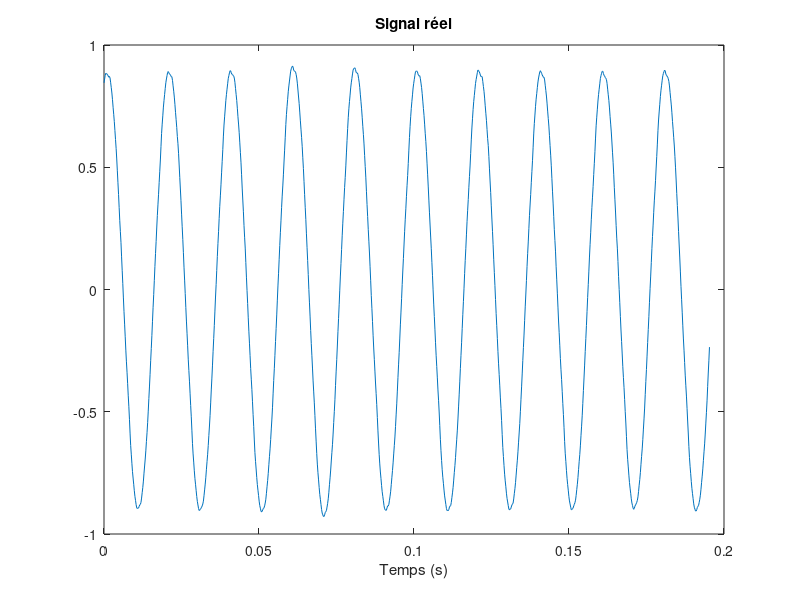
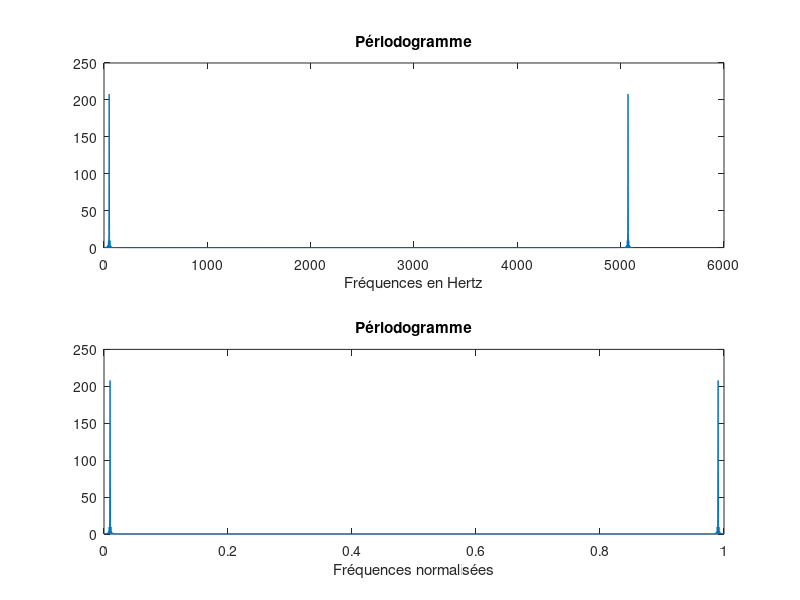
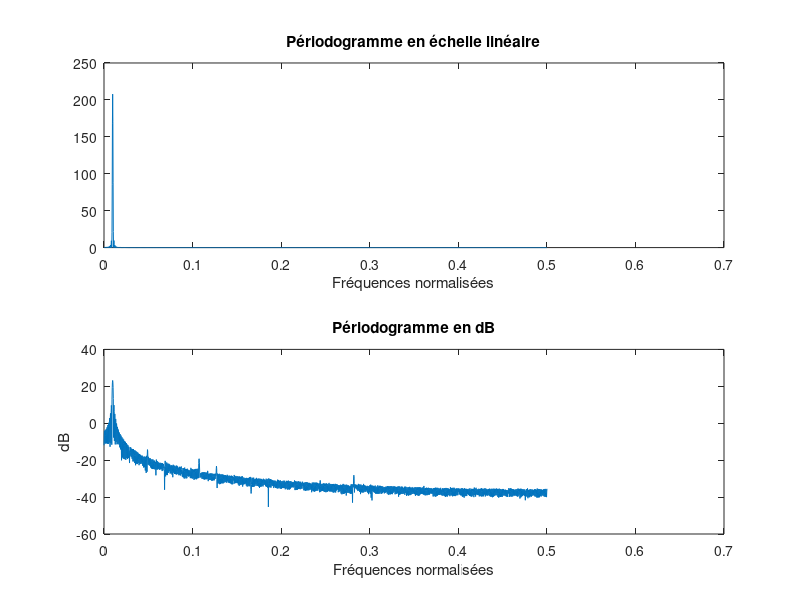
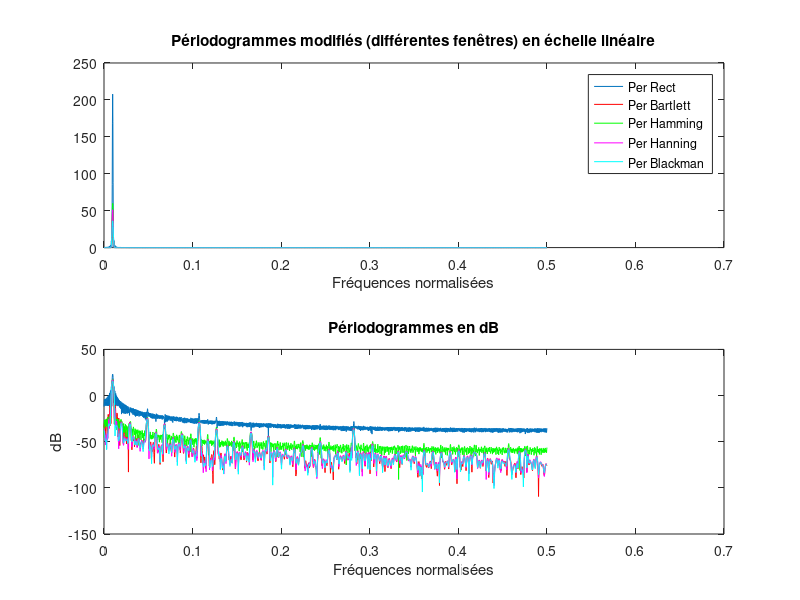

These charts were generated, in order, by the following MATLAB code: (Note: this script raises an error after producing the figures.)
%% TP TNS - Partie 3 - Analyse spectrale et filtrage d'un signal réel
% -----------------------------------------------------
% Le texte du TP est directement écrit en commentaire
% But du TP : 
%   - faire l'analyse spectrale d'un signal réel
%   - filtrer ce signal r el
%   - faire l'analyse spectrale du signal filtré
% -----------------------------------------------------
% Le texte du TP est repéré par % en début de ligne
% certaines lignes du programme sont déjà écrites, d'autres restent à écrire
%
% Les variables sont systématiquement initialisées.
%
% Pour exécuter le programme dans ses versions qui vont évoluer au fil du TP, on peut sélectionner la partie du programme que l'on veut tester et faire F9 ou inclure des "pause;"

clear all; close all; clc;

%% 1- Chargement du signal réel
% ---------------------------------------------------

load('ventilateur_Fe_5120Hz.txt');
y = ventilateur_Fe_5120Hz;
nech = length(y);
Fe = 5120;
Te = 1/Fe;

figure('Name','Signal réel','NumberTitle','On');
x_sec = linspace(0,Te*nech,nech);
plot(x_sec,y); 
xlabel('Temps (s)');
title('Signal réel')

% Fin de chargement du signal réel
% -----------------------------------

%% 2 - Analyse spectrale du signal réel
% ---------------------------------------------------

% -> compléter ci-dessous pour réaliser l'analyse spectrale du signal réel
% Aide : vous pouvez vous appuyer sur le fichier TNS_TP1_AnalyseSpectrale.m que vous avez compléter pendant la 1ière séance
%% 2 - Analyse Spectrale
% 2.1 - Périodogramme
% -------------------
% Rappel de la définition : 
% 1/nombre de points de signal * (module au carré de la TFD du signal)
% la TFD est réalisée par la fonction "FFT" (faire "help fft" pour étudier tous ses paramètres)
% penser à faire du zero-padding !

% facteur de zero-padding
% si = 1, on fait du zero-padding jusqu'à la puissance de 2 supérieure
% si = 2, jusqu'à 2 * puissance de 2 supérieure,
% si = 3, jusqu'à 4 * puissance de 2 supérieure etc...
fact_zeropadding = 3;

% nombre de point de calcul après zero padding
nfft = 2^nextpow2(nech)*2^(fact_zeropadding-1);

Speriodo = zeros(nfft,1); % initialisation du vecteur "Périodogramme"

% -> calculer le périodogramme
modcarre = (abs(fft(y,nfft)).^2);
Speriodo = 1/(nech) *modcarre;

% Pour afficher le résultat, il faut créer un vecteur "frequences" pour l'axe des abscisses, en travaillant en fréquences physiques (Hertz) ou en fréquences normalisées.

frequencesHertz = zeros(nfft,1); % initialisation du vecteur
frequencesNorm = zeros(nfft,1); % initialisation du vecteur

% -> définir les vecteurs des fréquences (axes des absicsses)
frequencesHertz = linspace(0,Fe,nfft);
frequencesNorm  = linspace(0,1,nfft);
% Affichage
figure('Name','Périodogramme complet','NumberTitle','off');
subplot(2,1,1); plot(frequencesHertz,Speriodo); 
title('Périodogramme'); xlabel('Fréquences en Hertz');
subplot(2,1,2); plot(frequencesNorm,Speriodo); 
title('Périodogramme'); xlabel('Fréquences normalisées');


nfft_mi = nfft/2 + 1; % taille du vecteur à visualiser
freq_mi = frequencesNorm(1:nfft_mi); % vecteur fréquences normalisées de 0 à 0.5
Speriodo_mi = Speriodo(1:nfft_mi); % vecteur périodogramme de 0 à 0.5

% pour amliorer la visualisation, on veut afficher ce périodogramme en  échelle log pour percevoir les petits détails cachés... (en dB, ie 10 log10 () )
figure('Name','Périodogramme','NumberTitle','off');
subplot(2,1,1); plot(freq_mi,Speriodo_mi); 
title('Périodogramme en échelle linéaire'); xlabel('Fréquences normalisées');
subplot(2,1,2); plot(freq_mi,10*log10(Speriodo_mi)); 
title('Périodogramme en dB'); xlabel('Fréquences normalisées');ylabel('dB');
% initialisation des vecteurs périodogrammes modifiés
% remarque : pour la fenêtre rectangulaire, c'est le périodogramme précédemment calculé
Sper_bar = zeros(nfft,1); % fenêtre de Bartlett
Sper_ham = zeros(nfft,1); % fenêtre de Hamming
Sper_han = zeros(nfft,1); % fenêtre de Hanning
Sper_bla = zeros(nfft,1); % fenêtre de Blackman

% -> calculer les périodogrammes modifiés pour chaque fenêtre
w_bar = bartlett(nech); 
Sper_bar = (1/nech) * abs(fft(y .* w_bar, nfft)).^2;
w_ham = hamming(nech);
Sper_ham = (1/nech) * abs(fft(y .* w_ham, nfft)).^2;
w_han = hanning(nech);
Sper_han = (1/nech) * abs(fft(y .* w_han, nfft)).^2;
w_bla = blackman(nech);
Sper_bla = (1/nech) * abs(fft(y .* w_bla, nfft)).^2;

% affichage
figure('Name','Périodogrammes modifiés','NumberTitle','off');
subplot(2,1,1); plot(freq_mi,Speriodo_mi); hold on;
plot(freq_mi,Sper_bar(1:nfft_mi),'r');
plot(freq_mi,Sper_ham(1:nfft_mi),'g');
plot(freq_mi,Sper_han(1:nfft_mi),'m');
plot(freq_mi,Sper_bla(1:nfft_mi),'c');
legend('Per Rect','Per Bartlett','Per Hamming','Per Hanning','Per Blackman');
title('Périodogrammes modifiés (différentes fenêtres) en échelle linéaire'); xlabel('Fréquences normalisées');
subplot(2,1,2); plot(freq_mi,10*log10(Speriodo_mi)); hold on;
plot(freq_mi,10*log10(Sper_bar(1:nfft_mi)),'r');
plot(freq_mi,10*log10(Sper_ham(1:nfft_mi)),'g');
plot(freq_mi,10*log10(Sper_han(1:nfft_mi)),'m');
plot(freq_mi,10*log10(Sper_bla(1:nfft_mi)),'c');
title('Périodogrammes en dB'); xlabel('Fréquences normalisées');ylabel('dB');
















% -> interpréter : que voit-on ?
% [utiliser les lignes ci-dessous pour répondre]
% on voit à l'aide d'un facteur de zero-padding de 3 qu'il existe une seule
% fréquence qui prédomine les autres. Et puisque elle est assez basse (l'ordre de 0.01 approximativement 50 Hz) on va
% utiliser donc un filtre passe-haut, de fréquence de coupure fc = 20*50 = 1000Hz 
%
%
%
%
%
%
%
%
%
%
%
%
%


% Fin de l'analyse spectrale du signal réel
% ---------------------------------------------------

%% 3 - Filtrage du signal réel
% ---------------------------------------------------
% L'ojectif est de filtré le signal à l'aide d'un filtre conçu grâce au logiciel filtnum.m
% Les coefficients de ce filtre sont sauvegardés dans un fichier coefs.mat

% chargement des coefficients si le fichier existe (sinon chargement d'un filtre par défaut
if exist('coefs.mat', 'file')
    tmp = load('coefs.mat');
    a = tmp.a;
    b = tmp.b;
else
    a = 1;
    b = [-0.09   -0.1    0.90   -0.1   -0.09];
end

% -> définir l'ordre du filtre
% M = 5; % initialisation de l'ordre du filtre
M = length(b); %pou avoir suffisamment d'attenuation

% -> définir la réponse impulsionnelle (RI)
% RI = randn(1,M); % initialisation de la RI
RI = b;

x_sec_ri = linspace(0,Te*M,M);

figure
plot(x_sec_ri,RI)
xlabel('Temps (s)');
title('Réponse impulsionnelle')
FT= fft(RI) %calcul de la fonction de transfert
figure
%tracer la fonction de transfert en module et en phase en fonction de la fréquence
plot(x_sec_ri,abs(FT),'r-')
title("Module de la fonction de transfert")
figure
plot(x_sec_ri,phase(FT),'b-')
title("phase de la fonction de transfert")
y_filt = zeros(nech,1); % initialisation du vecteur "signal filtré"

% -> filtrer le signal
% Aide : on utilisera la fonction "filter" (faire "help filter" pour comprendre son utilisation)
y_filt = filter(b,a,y);
figure
hold on
plot(x_sec,y_filt,'r')

% Fin de chargement du signal réel
% -----------------------------------

%% 3 - Analyse spectrale du signal filtré
% ---------------------------------------------------

% -> compléter ci-dessous pour réaliser l'analyse spectrale du signal filtré
% en vous appuyant sur le fichier TNS_TP1_AnalyseSpectrale.m que vous avez compléter pendant la 1ière séance

% 2.1 - Périodogramme
% -------------------
% Rappel de la définition : 
% 1/nombre de points de signal * (module au carré de la TFD du signal)
% la TFD est réalisée par la fonction "FFT" (faire "help fft" pour étudier tous ses paramètres)
% penser à faire du zero-padding !

% facteur de zero-padding
% si = 1, on fait du zero-padding jusqu'à la puissance de 2 supérieure
% si = 2, jusqu'à 2 * puissance de 2 supérieure,
% si = 3, jusqu'à 4 * puissance de 2 supérieure etc...
fact_zeropadding = 3;

% nombre de point de calcul après zero padding
nfft = 2^nextpow2(nech)*2^(fact_zeropadding-1);

Speriodo = zeros(nfft,1); % initialisation du vecteur "Périodogramme"

% -> calculer le périodogramme
modcarre = (abs(fft(y,nfft)).^2);
Speriodo = 1/(nech) *modcarre;

% Pour afficher le résultat, il faut créer un vecteur "frequences" pour l'axe des abscisses, en travaillant en fréquences physiques (Hertz) ou en fréquences normalisées.

frequencesHertz = zeros(nfft,1); % initialisation du vecteur
frequencesNorm = zeros(nfft,1); % initialisation du vecteur

% -> définir les vecteurs des fréquences (axes des absicsses)
frequencesHertz = linspace(0,Fe,nfft);
frequencesNorm  = linspace(0,1,nfft);
% Affichage
figure('Name','Périodogramme complet','NumberTitle','off');
subplot(2,1,1); plot(frequencesHertz,Speriodo); 
title('Périodogramme'); xlabel('Fréquences en Hertz');
subplot(2,1,2); plot(frequencesNorm,Speriodo); 
title('Périodogramme'); xlabel('Fréquences normalisées');


nfft_mi = nfft/2 + 1; % taille du vecteur à visualiser
freq_mi = frequencesNorm(1:nfft_mi); % vecteur fréquences normalisées de 0 à 0.5
Speriodo_mi = Speriodo(1:nfft_mi); % vecteur périodogramme de 0 à 0.5

% pour amliorer la visualisation, on veut afficher ce périodogramme en  échelle log pour percevoir les petits détails cachés... (en dB, ie 10 log10 () )
figure('Name','Périodogramme','NumberTitle','off');
subplot(2,1,1); plot(freq_mi,Speriodo_mi); 
title('Périodogramme en échelle linéaire'); xlabel('Fréquences normalisées');
subplot(2,1,2); plot(freq_mi,10*log10(Speriodo_mi)); 
title('Périodogramme en dB'); xlabel('Fréquences normalisées');ylabel('dB');
% initialisation des vecteurs périodogrammes modifiés
% remarque : pour la fenêtre rectangulaire, c'est le périodogramme précédemment calculé
Sper_bar = zeros(nfft,1); % fenêtre de Bartlett
Sper_ham = zeros(nfft,1); % fenêtre de Hamming
Sper_han = zeros(nfft,1); % fenêtre de Hanning
Sper_bla = zeros(nfft,1); % fenêtre de Blackman

% -> calculer les périodogrammes modifiés pour chaque fenêtre
w_bar = bartlett(nech); 
Sper_bar = (1/nech) * abs(fft( y_filt.* w_bar, nfft)).^2;
w_ham = hamming(nech);
Sper_ham = (1/nech) * abs(fft(y_filt .* w_ham, nfft)).^2;
w_han = hanning(nech);
Sper_han = (1/nech) * abs(fft(y_filt .* w_han, nfft)).^2;
w_bla = blackman(nech);
Sper_bla = (1/nech) * abs(fft(y_filt .* w_bla, nfft)).^2;

% affichage
figure('Name','Périodogrammes modifiés','NumberTitle','off');
subplot(2,1,1); plot(freq_mi,Speriodo_mi); hold on;
% plot(freq_mi,Sper_bar(1:nfft_mi),'r');
plot(freq_mi,Sper_ham(1:nfft_mi),'g');
% plot(freq_mi,Sper_han(1:nfft_mi),'m');
% plot(freq_mi,Sper_bla(1:nfft_mi),'c');
legend('Per Rect','Per Hamming');
title('(différentes fenêtres) en échelle linéaire'); xlabel('Fréquences normalisées');
subplot(2,1,2); plot(freq_mi,10*log10(Speriodo_mi)); hold on;
% plot(freq_mi,10*log10(Sper_bar(1:nfft_mi)),'r');
plot(freq_mi,10*log10(Sper_ham(1:nfft_mi)),'g');
% plot(freq_mi,10*log10(Sper_han(1:nfft_mi)),'m');
% plot(freq_mi,10*log10(Sper_bla(1:nfft_mi)),'c');
title('Périodogrammes en dB'); xlabel('Fréquences normalisées');ylabel('dB');

% -> interpréter : que voit-on ?
% [utiliser les lignes ci-dessous pour répondre]
% on voit qu'il existe toujours un pic lié au régime transitoire du filtre
% on peut aussi visualiser ce pic a l'aide de l'interface filtnum en
% visualisant une reponse impulsionelle
%ainsi pour la fenetres de hamming les fréquences non disérables donc on
%respecte le gabarit qu'on a choisi

% Fin de l'analyse spectrale du signal filtré
% ---------------------------------------------------
